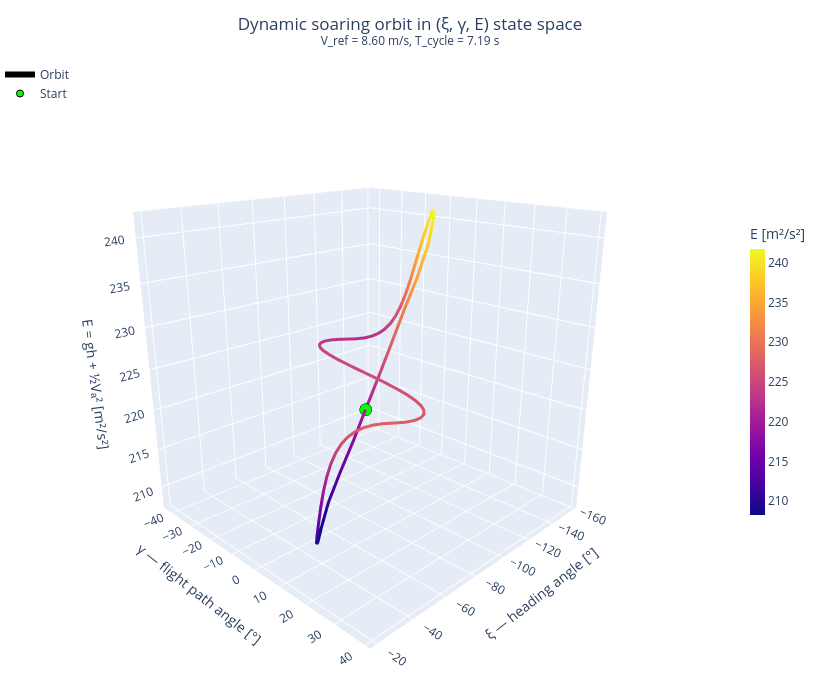

Notebook code cell kept with this figure:
### Code cell
# 3D orbit in reduced state space (γ, ξ, E) — total specific energy on z-axis
# E = g*h + 0.5*V_a^2  [m²/s²]
Va_sol = sol.value(V_a)
E_sol  = g * h_sol + 0.5 * Va_sol**2

# Close the loop
gamma_loop = np.append(gamma_sol, gamma_sol[0])
xi_loop    = np.append(xi_sol,    xi_sol[0])
E_loop     = np.append(E_sol,     E_sol[0])

fig_E = go.Figure()

fig_E.add_trace(go.Scatter3d(
    x=np.degrees(xi_loop),
    y=np.degrees(gamma_loop),
    z=E_loop,
    mode='lines',
    line=dict(
        color=E_loop,
        colorscale='plasma',
        width=6,
        colorbar=dict(title='E [m²/s²]', len=0.5, thickness=15, x=1.0),
    ),
    name='Orbit',
    hovertemplate=(
        'ξ: %{x:.1f}°<br>'
        'γ: %{y:.1f}°<br>'
        'E: %{z:.1f} m²/s²<extra></extra>'
    ),
))

fig_E.add_trace(go.Scatter3d(
    x=[np.degrees(xi_sol[0])],
    y=[np.degrees(gamma_sol[0])],
    z=[E_sol[0]],
    mode='markers',
    marker=dict(size=7, color='lime', line=dict(color='black', width=1)),
    name='Start',
))

fig_E.update_layout(
    title=dict(
        text=(f'Dynamic soaring orbit in (ξ, γ, E) state space<br>'
              f'<sup>V_ref = {sol.value(V_ref):.2f} m/s, '
              f'T_cycle = {sol.value(dt)*N:.2f} s</sup>'),
        x=0.5,
    ),
    scene=dict(
        xaxis_title='ξ — heading angle [°]',
        yaxis_title='γ — flight path angle [°]',
        zaxis_title='E = gh + ½Vₐ² [m²/s²]',
        aspectmode='auto',
        camera=dict(eye=dict(x=1.6, y=1.6, z=0.8)),
    ),
    width=820, height=680,
    margin=dict(l=0, r=80, t=60, b=0),
    legend=dict(x=0.0, y=1.0, bgcolor='rgba(255,255,255,0.7)'),
)

fig_E.show()

### Figure 1 — Plotly figure (JSON) as saved in the notebook; plotly's stock layout.template omitted (floating-point values rounded to 4 significant figures)
{"data": [{"hovertemplate": "ξ: %{x:.1f}°<br>γ: %{y:.1f}°<br>E: %{z:.1f} m²/s²<extra></extra>", "line": {"color": [220.7, 217.4, 214.1, 211.1, 208.8, 208.2, 209.3, 211.5, 214.1, 216.9, 219.3, 221.4, 223.1, 224.5, 225.6, 226.4, 227.0, 227.4, 227.7, 227.7, 227.6, 227.4, 227.2, 227.0, 226.8, 226.6, 226.4, 226.2, 226.0, 225.8, 225.6, 225.4, 225.2, 225.0, 224.8, 224.6, 224.4, 224.1, 223.8, 223.6, 223.3, 223.0, 222.7, 222.5, 222.3, 222.4, 222.6, 223.0, 223.7, 224.6, 225.9, 227.4, 229.4, 231.7, 234.5, 237.4, 240.0, 241.7, 241.3, 238.3, 234.6, 231.0, 227.5, 224.0, 220.7], "colorbar": {"len": 0.5, "thickness": 15, "title": {"text": "E [m²/s²]"}, "x": 1}, "colorscale": [[0, "#0d0887"], [0.1111, "#46039f"], [0.2222, "#7201a8"], [0.3333, "#9c179e"], [0.4444, "#bd3786"], [0.5556, "#d8576b"], [0.6667, "#ed7953"], [0.7778, "#fb9f3a"], [0.8889, "#fdca26"], [1, "#f0f921"]], "width": 6}, "mode": "lines", "name": "Orbit", "type": "scatter3d", "x": [-83.61, -75.35, -67.09, -59.11, -51.89, -45.45, -39.61, -34.34, -29.9, -26.48, -23.96, -22.21, -21.14, -20.67, -20.77, -21.44, -22.67, -24.51, -26.99, -30.17, -34.13, -38.68, -43.47, -48.32, -53.08, -57.66, -61.99, -66.03, -69.81, -73.36, -76.74, -80.02, -83.3, -86.68, -90.23, -94.06, -98.25, -102.9, -107.9, -113.4, -119.2, -125.3, -131.5, -137.4, -142.9, -147.4, -150.9, -153.7, -155.6, -156.8, -157.4, -157.3, -156.5, -155.0, -152.6, -149.3, -144.9, -139.6, -133.4, -125.9, -117.4, -108.9, -100.4, -91.96, -83.61], "y": [-0.002327, 0.06611, -0.1309, 0.1318, 1.848, 4.758, 8.28, 12.18, 16.0, 19.31, 22.14, 24.59, 26.74, 28.67, 30.41, 32.01, 33.49, 34.87, 36.15, 37.34, 38.38, 39.03, 38.99, 38.21, 36.66, 34.34, 31.22, 27.3, 22.59, 17.15, 11.06, 4.494, -2.32, -9.118, -15.64, -21.66, -27.02, -31.62, -35.41, -38.35, -40.43, -41.65, -42.01, -41.53, -40.39, -38.91, -37.3, -35.59, -33.78, -31.86, -29.78, -27.5, -24.93, -21.99, -18.57, -14.56, -10.08, -5.758, -2.224, -0.1576, 0.1589, -0.07892, -0.002292, 0.00231, -0.002327], "z": [220.7, 217.4, 214.1, 211.1, 208.8, 208.2, 209.3, 211.5, 214.1, 216.9, 219.3, 221.4, 223.1, 224.5, 225.6, 226.4, 227.0, 227.4, 227.7, 227.7, 227.6, 227.4, 227.2, 227.0, 226.8, 226.6, 226.4, 226.2, 226.0, 225.8, 225.6, 225.4, 225.2, 225.0, 224.8, 224.6, 224.4, 224.1, 223.8, 223.6, 223.3, 223.0, 222.7, 222.5, 222.3, 222.4, 222.6, 223.0, 223.7, 224.6, 225.9, 227.4, 229.4, 231.7, 234.5, 237.4, 240.0, 241.7, 241.3, 238.3, 234.6, 231.0, 227.5, 224.0, 220.7]}, {"marker": {"color": "lime", "line": {"color": "black", "width": 1}, "size": 7}, "mode": "markers", "name": "Start", "type": "scatter3d", "x": [-83.61], "y": [-0.002327], "z": [220.7]}], "layout": {"height": 680, "legend": {"bgcolor": "rgba(255,255,255,0.7)", "x": 0, "y": 1}, "margin": {"b": 0, "l": 0, "r": 80, "t": 60}, "scene": {"aspectmode": "auto", "camera": {"eye": {"x": 1.6, "y": 1.6, "z": 0.8}}, "xaxis": {"title": {"text": "ξ — heading angle [°]"}}, "yaxis": {"title": {"text": "γ — flight path angle [°]"}}, "zaxis": {"title": {"text": "E = gh + ½Vₐ² [m²/s²]"}}}, "title": {"text": "Dynamic soaring orbit in (ξ, γ, E) state space<br><sup>V_ref = 8.60 m/s, T_cycle = 7.19 s</sup>", "x": 0.5}, "width": 820}}
